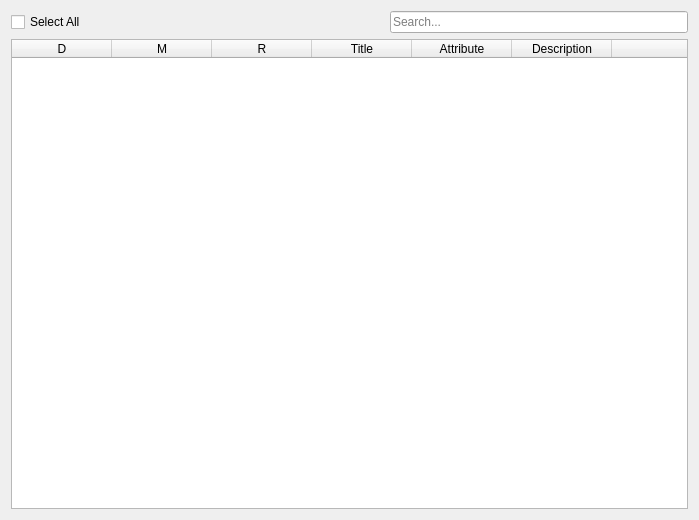
<?xml version="1.0" encoding="UTF-8"?>
<ui version="4.0">
 <class>recon_configuration_page_exif_metadata</class>
 <widget class="QWidget" name="recon_configuration_page_exif_metadata">
  <property name="geometry">
   <rect>
    <x>0</x>
    <y>0</y>
    <width>699</width>
    <height>520</height>
   </rect>
  </property>
  <property name="windowTitle">
   <string>Form</string>
  </property>
  <layout class="QVBoxLayout" name="verticalLayout_2">
   <item>
    <layout class="QVBoxLayout" name="verticalLayout">
     <item>
      <layout class="QHBoxLayout" name="horizontalLayout">
       <item>
        <widget class="QCheckBox" name="checkBox_select_all">
         <property name="text">
          <string>Select All</string>
         </property>
        </widget>
       </item>
       <item>
        <spacer name="horizontalSpacer">
         <property name="orientation">
          <enum>Qt::Horizontal</enum>
         </property>
         <property name="sizeHint" stdset="0">
          <size>
           <width>40</width>
           <height>20</height>
          </size>
         </property>
        </spacer>
       </item>
       <item>
        <widget class="QLineEdit" name="lineEdit_search">
         <property name="focusPolicy">
          <enum>Qt::StrongFocus</enum>
         </property>
         <property name="placeholderText">
          <string>Search...</string>
         </property>
         <property name="clearButtonEnabled">
          <bool>true</bool>
         </property>
        </widget>
       </item>
      </layout>
     </item>
     <item>
      <widget class="QTableWidget" name="tableWidget_exif_metadata">
       <property name="styleSheet">
        <string notr="true">QTableWidget {


/*selection-background-color: #87CEFF;*/
 /*selection-background-color: #0069EB; */
selection-color:white;
 }


QTableWidget::item{ 
	 height: 26px; 
 }




QTableWidget::item:selected:!active {
    color:white;
    background-color:  #0069EB;
}


 
                                QTableWidget {
                                 selection-background-color: #0069D7;
                                    } 




QScrollBar{
		width:9px;
}


QTableWidget::indicator:checked {background-color:#777777;border: 1px solid #d6d6d6;}
QTableWidget::indicator:unchecked {background-color:#f1f1f1;border: 1px solid #777777;}





QTableWidget::indicator {
width: 13px;
height: 13px;
}</string>
       </property>
       <property name="frameShadow">
        <enum>QFrame::Plain</enum>
       </property>
       <property name="editTriggers">
        <set>QAbstractItemView::NoEditTriggers</set>
       </property>
       <property name="selectionMode">
        <enum>QAbstractItemView::SingleSelection</enum>
       </property>
       <property name="selectionBehavior">
        <enum>QAbstractItemView::SelectRows</enum>
       </property>
       <property name="showGrid">
        <bool>false</bool>
       </property>
       <property name="sortingEnabled">
        <bool>true</bool>
       </property>
       <attribute name="horizontalHeaderStretchLastSection">
        <bool>true</bool>
       </attribute>
       <attribute name="verticalHeaderVisible">
        <bool>false</bool>
       </attribute>
       <column>
        <property name="text">
         <string>D</string>
        </property>
        <property name="whatsThis">
         <string extracomment="Categories Display"/>
        </property>
       </column>
       <column>
        <property name="text">
         <string>M</string>
        </property>
        <property name="whatsThis">
         <string extracomment="Show In Metadata"/>
        </property>
       </column>
       <column>
        <property name="text">
         <string>R</string>
        </property>
        <property name="whatsThis">
         <string extracomment="Show In Report"/>
        </property>
       </column>
       <column>
        <property name="text">
         <string>Title</string>
        </property>
       </column>
       <column>
        <property name="text">
         <string>Attribute</string>
        </property>
       </column>
       <column>
        <property name="text">
         <string>Description</string>
        </property>
       </column>
       <column>
        <property name="text">
         <string/>
        </property>
       </column>
      </widget>
     </item>
    </layout>
   </item>
  </layout>
 </widget>
 <resources/>
 <connections/>
</ui>
